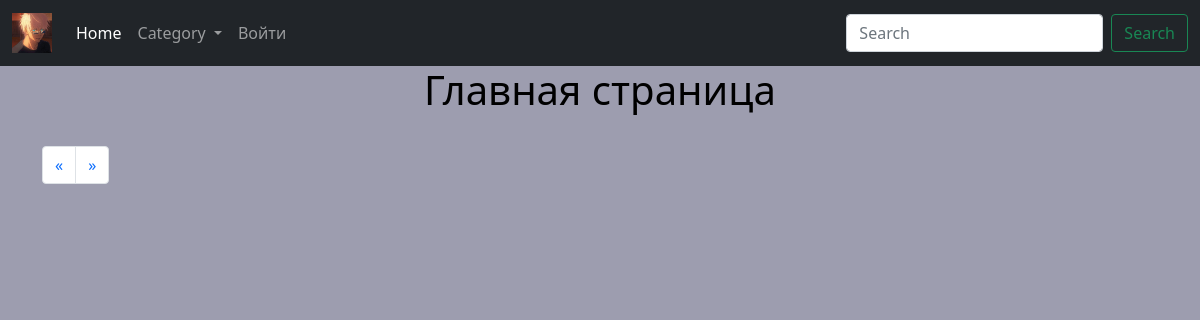
/?page=2, run on an earlier commit of the app's database.
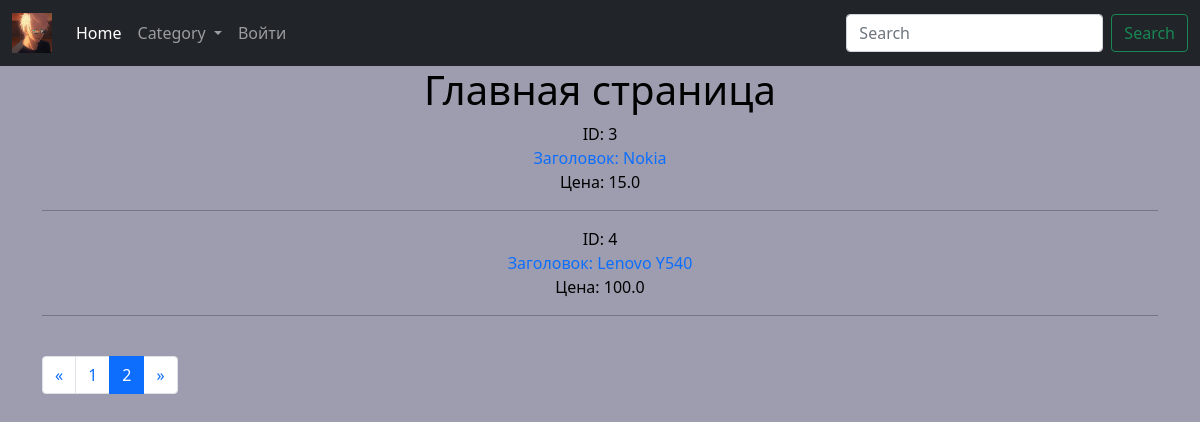
And on a later commit of the database.
### products/models.py (models this page shows, shortened)
class Products(models.Model):
    title = models.CharField(max_length=100, verbose_name="Заголовок")
    description = models.TextField(null=True, blank=True, verbose_name="Описание")
    price = models.FloatField(verbose_name="Цена")
    category = models.ForeignKey(Category, on_delete=models.CASCADE, verbose_name="Категория")
    tags = models.ManyToManyField(Tag, blank=True, verbose_name="Теги")
    class Meta:
        verbose_name = "Продукт"
        verbose_name_plural = "Продукты"

### products/views.py (the view)
# urls.py: path('', views.main_page_view),
def main_page_view(request):
    page = int(request.GET.get('page', '1'))
    print('Страница', page)
    print(f'Объекты: [{(page - 1) * PAGE_SIZE}:{page * PAGE_SIZE}]')
    products = Products.objects.all()
    categories = Category.objects.all()
    total = products.count()
    page_count = total // PAGE_SIZE
    if total % PAGE_SIZE > 0:
        page_count += 1
    next_page = page + 1
    prev_page = page - 1
    for i in products:
        print('id:', i.id)
        print('title:', i.title)
        print('price:', i.price)
        print()
    data = {
        'title': 'Главная страница',
        'page': page,
        'next_page': next_page,
        'prev_page': prev_page,
        'last_page': page_count,
        'page_count': range(1, page_count + 1),
        'product_list': products[(page - 1) * PAGE_SIZE:page * PAGE_SIZE],
        'category_list': categories
    }
    return render(request, 'index.html', context=data)

### templates/index.html
{% extends 'layout.html' %}
{% block content %}
    <h1>{{ title }}</h1>
    {% for product in product_list %}
        <span>ID: {{ product.id }}</span><br/>
        <a href="/products/{{ product.id }}">Заголовок: {{ product.title }}</a><br/>
        <span>Цена: {{ product.price }}</span>
        <hr/>
    {% endfor %}
    <br>
    <nav aria-label="Page navigation example">
        <ul class="pagination">
            <li class="page-item">
                <a class="page-link" href="/?page={% if prev_page < 1 %}{{ last_page }}{% else %}{{ prev_page }} {% endif %}"
                   aria-label="Previous"><span aria-hidden="true">&laquo;</span>
                </a>
            </li>
            {% for i in page_count %}
                <li class="page-item {% if i == page %} active {% endif %}"><a class="page-link"
                                                                               href="/?page={{ i }}">{{ i }}</a></li>
            {% endfor %}
            <li class="page-item">
                <a class="page-link" href="/?page={% if next_page > last_page %} 1 {% else %}{{ next_page }}{% endif %}"
                   aria-label="Next"><span aria-hidden="true">&raquo;</span>
                </a>
            </li>
        </ul>
    </nav>
{% endblock %}

What changed in the data, as far as the page shows it:
added Products: id "3", title "Nokia", price "15.0"
added Products: id "4", title "Lenovo Y540", price "100.0"
Also different on the page:
new list line: "1"
new list line: "2"
